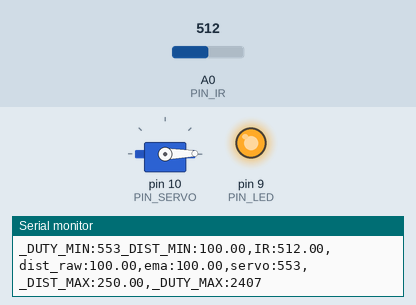
Recording of a sketch running on a simulated Arduino Uno, built with avr-gcc and run on an emulated ATmega328P. Parts: servo, output pins drawn as LEDs (lit = HIGH), the last lines printed to the serial monitor. The inputs (shaded band) are chosen by the test bench; at power-on: A0 (PIN_IR) = 512.

Above: at 1.2 s.
1.3 s: A0 (PIN_IR) set to 357
2.8 s: A0 (PIN_IR) set to 334
At 4.0 s:
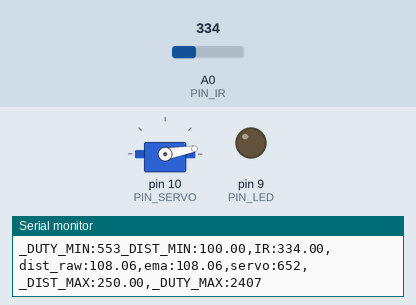
4.3 s: A0 (PIN_IR) set to 306
At 5.5 s:
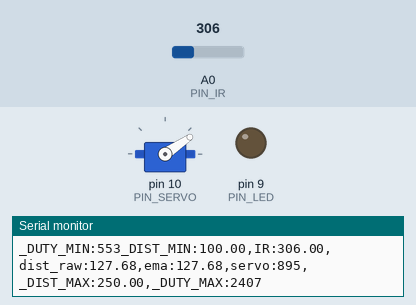
5.8 s: A0 (PIN_IR) set to 240
At 7.1 s:
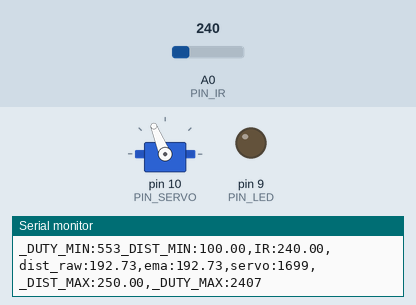
7.4 s: A0 (PIN_IR) set to 122
At 8.6 s:
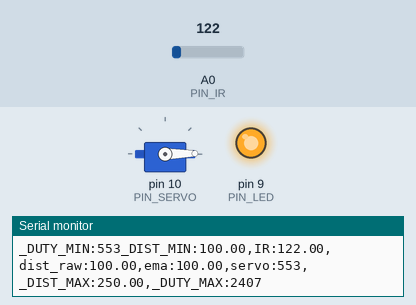
9.0 s: A0 (PIN_IR) set to 190
10.5 s: A0 (PIN_IR) set to 203
At 11.7 s:
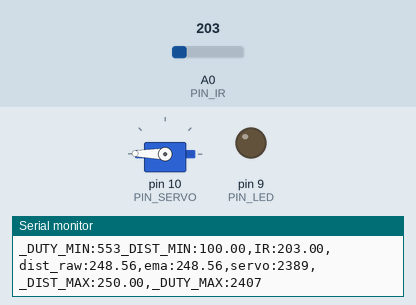
Timing chart, 0 to 13.1 s (numbered marks = the images above; inputs shaded):
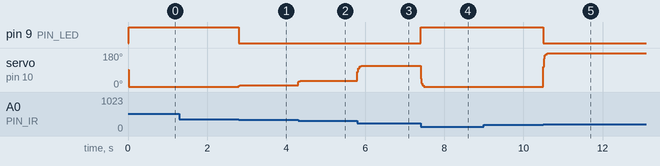

Measured:
- the behaviour switches between 348 and 347 on A0 (PIN_IR) (found by bisection; images 0 and 1)
- the behaviour switches between 202 and 203 on A0 (PIN_IR) (found by bisection; images 4 and 5)
- after the input at 2.8 s, pin 9 (PIN_LED): HIGH → LOW at once; servo on pin 10 (PIN_SERVO): 1° → 10° at once
- after the input at 4.3 s, servo on pin 10 (PIN_SERVO): 10° → 34° at once
- after the input at 5.8 s, servo on pin 10 (PIN_SERVO): 34° → 112° at once
- after the input at 7.4 s, pin 9 (PIN_LED): LOW → HIGH at once; servo on pin 10 (PIN_SERVO): 112° → 1° at once
- after the input at 10.5 s, pin 9 (PIN_LED): HIGH → LOW at once; servo on pin 10 (PIN_SERVO): 1° → 179° at once

The sketch:

17_example_3.ino
```cpp
#include <Servo.h>

// Arduino pin assignment

#define PIN_IR    0         // IR sensor at Pin A0
#define PIN_LED   9
#define PIN_SERVO 10

#define _DUTY_MIN 553  // servo full clock-wise position (0 degree)
#define _DUTY_NEU 1480  // servo neutral position (90 degree)
#define _DUTY_MAX 2407  // servo full counter-clockwise position (180 degree)

#define _DIST_MIN  100.0   // minimum distance 100mm
#define _DIST_MAX  250.0   // maximum distance 250mm

#define _EMA_ALPHA  0.6      // for EMA Filter

#define LOOP_INTERVAL 20   // Loop Interval (unit: msec)

Servo myservo;
unsigned long last_loop_time;   // unit: msec

float dist_prev = _DIST_MIN;
float dist_ema = _DIST_MIN;

void setup()
{
  pinMode(PIN_LED, OUTPUT);

  myservo.attach(PIN_SERVO);
  myservo.writeMicroseconds(_DUTY_NEU);

  Serial.begin(1000000);    // 1,000,000 bps
}

void loop()
{
  unsigned long time_curr = millis();
  int duty;
  float a_value, dist_raw;

  // wait until next event time
  if (time_curr < (last_loop_time + LOOP_INTERVAL))
    return;
  last_loop_time += LOOP_INTERVAL;

  a_value = analogRead(PIN_IR);
  dist_raw = (6762.0/(a_value-9)-4.0)*10.0-60.0 ;

  if  ((dist_raw == 0.0) || (dist_raw > _DIST_MAX)) {
      dist_raw = dist_prev ;
      digitalWrite(PIN_LED, 1);       // LED OFF
  } else if (dist_raw < _DIST_MIN) {
      dist_raw = dist_prev ;
      digitalWrite(PIN_LED, 1);       // LED OFF
  } else {
       digitalWrite(PIN_LED, 0);       // LED ON
  } // Put range Filter code here (_DIST_MIN ~ _DIST_MAX)
  // and turn on LED if the distance is in the range


  dist_ema = _EMA_ALPHA*dist_raw + ((1-_EMA_ALPHA)*dist_ema);// Put EMA filter code here

  //duty = map(dist_ema, _DIST_MIN, _DIST_MAX, _DUTY_MIN, _DUTY_MAX);
  duty = _DUTY_MIN + ((_DUTY_MAX - _DUTY_MIN) / (_DIST_MAX - _DIST_MIN)) * (dist_ema - _DIST_MIN);
// Put map() equivalent code here

  myservo.writeMicroseconds(duty);

  Serial.print("_DUTY_MIN:");  Serial.print(_DUTY_MIN);
  Serial.print("_DIST_MIN:");  Serial.print(_DIST_MIN);
  Serial.print(",IR:");        Serial.print(a_value);
  Serial.print(",dist_raw:");  Serial.print(dist_raw);
  Serial.print(",ema:");       Serial.print(dist_ema);
  Serial.print(",servo:");     Serial.print(duty);
  Serial.print(",_DIST_MAX:"); Serial.print(_DIST_MAX);
  Serial.print(",_DUTY_MAX:"); Serial.print(_DUTY_MAX);
  Serial.println("");
}
```
